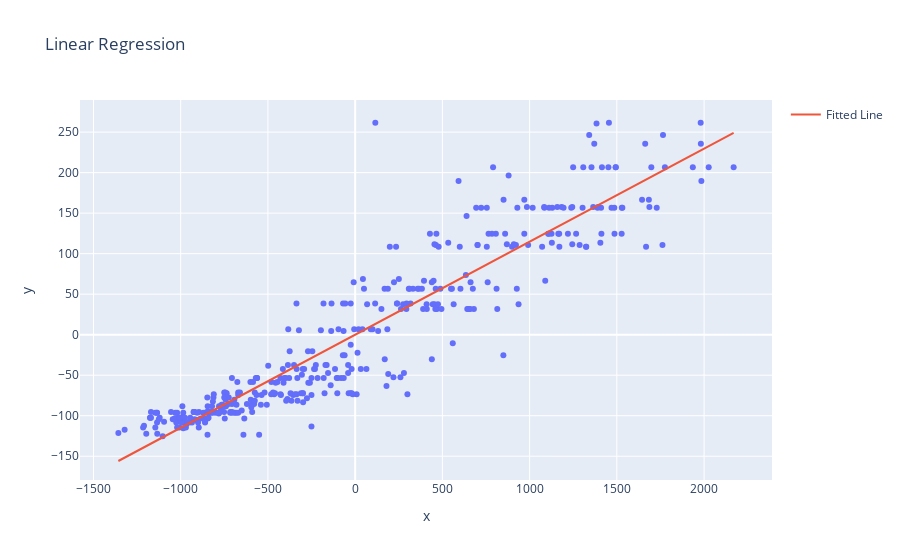

Source (notebook cell):
### Code cell
x=data_mean_removed['weight'].values
y=data_mean_removed['displacement'].values

A = np.vstack([np.ones_like(x), x]).T
weights = (np.linalg.pinv(A) @ y)
print(weights)
x_fit = np.linspace(min(x), max(x), 100)
y_fit = np.polyval(weights[::-1], x_fit)
fig = px.scatter(x=x, y=y, title="Linear Regression")
fig.add_scatter(x=x_fit, y=y_fit, mode="lines", name="Fitted Line")
fig.show()

### Figure 1 — Plotly figure (JSON) as saved in the notebook; plotly's stock layout.template omitted (floating-point values rounded to 4 significant figures; data arrays with more than 128 entries replaced by an {"elided": "..."} marker saying what was removed)
{"data": [{"hovertemplate": "x=%{x}<br>y=%{y}<extra></extra>", "legendgroup": "", "marker": {"color": "#636efa", "symbol": "circle"}, "mode": "markers", "name": "", "orientation": "v", "showlegend": false, "type": "scatter", "x": {"elided": "398 float values"}, "xaxis": "x", "y": {"elided": "398 float values"}, "yaxis": "y"}, {"mode": "lines", "name": "Fitted Line", "type": "scatter", "x": [-1357.0, -1322.0, -1286.0, -1251.0, -1215.0, -1179.0, -1144.0, -1108.0, -1072.0, -1037.0, -1001.0, -965.5, -929.9, -894.3, -858.7, -823.0, -787.4, -751.8, -716.2, -680.5, -644.9, -609.3, -573.6, -538.0, -502.4, -466.8, -431.1, -395.5, -359.9, -324.3, -288.6, -253.0, -217.4, -181.8, -146.1, -110.5, -74.88, -39.25, -3.627, 32.0, 67.63, 103.3, 138.9, 174.5, 210.1, 245.8, 281.4, 317.0, 352.6, 388.3, 423.9, 459.5, 495.1, 530.8, 566.4, 602.0, 637.6, 673.3, 708.9, 744.5, 780.2, 815.8, 851.4, 887.0, 922.7, 958.3, 993.9, 1030.0, 1065.0, 1101.0, 1136.0, 1172.0, 1208.0, 1243.0, 1279.0, 1315.0, 1350.0, 1386.0, 1421.0, 1457.0, 1493.0, 1528.0, 1564.0, 1600.0, 1635.0, 1671.0, 1706.0, 1742.0, 1778.0, 1813.0, 1849.0, 1885.0, 1920.0, 1956.0, 1991.0, 2027.0, 2063.0, 2098.0, 2134.0, 2170.0], "y": [-155.9, -151.8, -147.7, -143.6, -139.5, -135.4, -131.4, -127.3, -123.2, -119.1, -115.0, -110.9, -106.8, -102.7, -98.62, -94.53, -90.44, -86.35, -82.25, -78.16, -74.07, -69.98, -65.89, -61.8, -57.7, -53.61, -49.52, -45.43, -41.34, -37.24, -33.15, -29.06, -24.97, -20.88, -16.78, -12.69, -8.6, -4.508, -0.4165, 3.675, 7.767, 11.86, 15.95, 20.04, 24.13, 28.23, 32.32, 36.41, 40.5, 44.59, 48.69, 52.78, 56.87, 60.96, 65.05, 69.15, 73.24, 77.33, 81.42, 85.51, 89.61, 93.7, 97.79, 101.9, 106.0, 110.1, 114.2, 118.2, 122.3, 126.4, 130.5, 134.6, 138.7, 142.8, 146.9, 151.0, 155.1, 159.2, 163.3, 167.4, 171.4, 175.5, 179.6, 183.7, 187.8, 191.9, 196.0, 200.1, 204.2, 208.3, 212.4, 216.5, 220.5, 224.6, 228.7, 232.8, 236.9, 241.0, 245.1, 249.2]}], "layout": {"legend": {"tracegroupgap": 0}, "title": {"text": "Linear Regression"}, "xaxis": {"anchor": "y", "domain": [0, 1], "title": {"text": "x"}}, "yaxis": {"anchor": "x", "domain": [0, 1], "title": {"text": "y"}}}}
